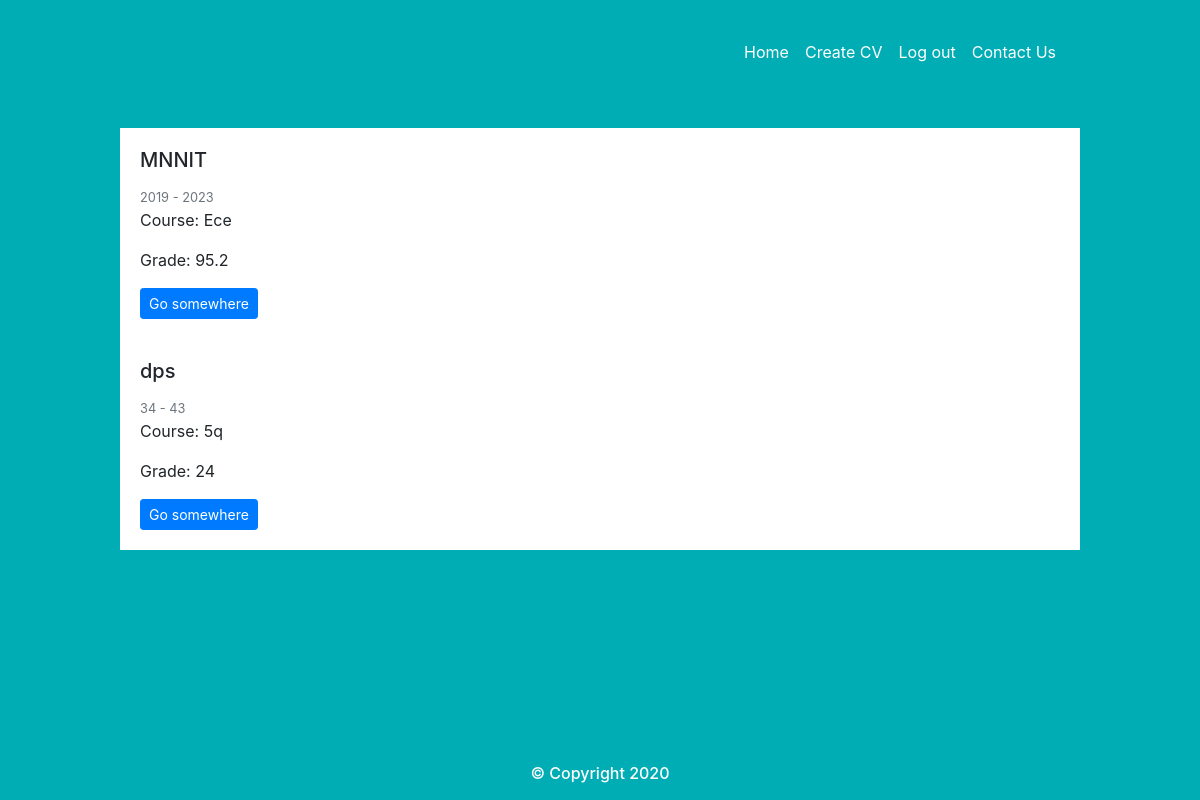
/addcv/edudashboard/ (signed in), run on the app's committed database.
### addcv/models.py (models this page shows, shortened)
class education(models.Model):
    User = settings.AUTH_USER_MODEL
    added_by = models.ForeignKey(User,
        null=True, blank=True, on_delete=models.CASCADE)
    institute=models.CharField(max_length=40)
    startingyear=models.IntegerField()
    endingyear=models.IntegerField()
    grade=models.CharField(max_length=4)
    course=models.CharField(max_length=20)

### addcv/views.py (the view)
# urls.py: path('edudashboard/', views.edudashboard, name='edudashboard'),
def edudashboard(request):
    current_user = request.user
    content = education.objects.filter(added_by=current_user)
    return render (request, 'addcv/edudashboard.html',{'content':content})

### addcv/templates/addcv/edudashboard.html
{% extends 'seavs/base.html' %}
{% load crispy_forms_tags %}
{% block content %}
<div class="container-fluid">
  {% for content in content %}
  <div class="card-body" style="background-color:#fff">
    <h5 class="card-title">{{content.institute}}</h5>
    <small class="text-muted"> {{content.startingyear}} - {{content.endingyear}} </small>
    <p class="card-text">Course: {{content.course}}</p>
    <p class="card-text">Grade: {{content.grade}}</p>
    <a href="#" class="btn btn-primary btn-sm">Go somewhere</a>
  </div>
  {% endfor %}
</div>
{%endblock content %}

### seavs/static/seavs/main.css (style rules this page uses)
body { background-color: #00adb5; margin-bottom: 20px; }
.container-fluid { padding: 2% 10%; align-content: center; }
.card-body { background-color: #fff; }

### data on the page
education: institute "MNNIT", startingyear "2019", endingyear "2023", course "Ece", grade "95.2"
education: institute "dps", startingyear "34", endingyear "43", course "5q", grade "24"
